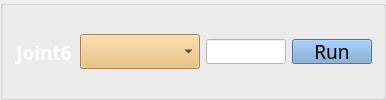
             <widget class="QGroupBox" name="groupBox_35">
              <property name="font">
               <font>
                <family>Adobe 黑体 Std R</family>
                <pointsize>14</pointsize>
               </font>
              </property>
              <property name="title">
               <string/>
              </property>
              <layout class="QGridLayout" name="gridLayout_95">
               <item row="0" column="0">
                <layout class="QHBoxLayout" name="horizontalLayout_26">
                 <item>
                  <widget class="QLabel" name="label_72">
                   <property name="minimumSize">
                    <size>
                     <width>60</width>
                     <height>25</height>
                    </size>
                   </property>
                   <property name="maximumSize">
                    <size>
                     <width>60</width>
                     <height>25</height>
                    </size>
                   </property>
                   <property name="styleSheet">
                    <string notr="true">
font: 12pt &quot;Adobe 黑体 Std R&quot;;</string>
                   </property>
                   <property name="text">
                    <string>&lt;html&gt;&lt;head/&gt;&lt;body&gt;&lt;p align=&quot;center&quot;&gt;&lt;span style=&quot; font-size:14pt; font-weight:600; color:#ffffff;&quot;&gt;Joint6&lt;/span&gt;&lt;/p&gt;&lt;/body&gt;&lt;/html&gt;</string>
                   </property>
                   <property name="alignment">
                    <set>Qt::AlignLeading|Qt::AlignLeft|Qt::AlignVCenter</set>
                   </property>
                   <property name="wordWrap">
                    <bool>false</bool>
                   </property>
                   <property name="margin">
                    <number>0</number>
                   </property>
                   <property name="indent">
                    <number>-2</number>
                   </property>
                   <property name="openExternalLinks">
                    <bool>false</bool>
                   </property>
                  </widget>
                 </item>
                 <item>
                  <widget class="QComboBox" name="comboBox_4">
                   <property name="minimumSize">
                    <size>
                     <width>120</width>
                     <height>0</height>
                    </size>
                   </property>
                   <property name="maximumSize">
                    <size>
                     <width>120</width>
                     <height>16777215</height>
                    </size>
                   </property>
                   <property name="styleSheet">
                    <string notr="true">
background-color: rgb(233, 185, 110);</string>
                   </property>
                   <item>
                    <property name="text">
                     <string/>
                    </property>
                   </item>
                   <item>
                    <property name="text">
                     <string>Position(°)</string>
                    </property>
                   </item>
                   <item>
                    <property name="text">
                     <string>Velocity(rpm)</string>
                    </property>
                   </item>
                   <item>
                    <property name="text">
                     <string>Toque(Nm)</string>
                    </property>
                   </item>
                  </widget>
                 </item>
                 <item>
                  <widget class="QLineEdit" name="motor1_control_signal_8">
                   <property name="minimumSize">
                    <size>
                     <width>80</width>
                     <height>25</height>
                    </size>
                   </property>
                   <property name="maximumSize">
                    <size>
                     <width>80</width>
                     <height>25</height>
                    </size>
                   </property>
                   <property name="styleSheet">
                    <string notr="true">background-color: rgb(255, 255, 255);</string>
                   </property>
                  </widget>
                 </item>
                 <item>
                  <widget class="QPushButton" name="motorcontrol6_2">
                   <property name="sizePolicy">
                    <sizepolicy hsizetype="Minimum" vsizetype="Fixed">
                     <horstretch>130</horstretch>
                     <verstretch>35</verstretch>
                    </sizepolicy>
                   </property>
                   <property name="minimumSize">
                    <size>
                     <width>80</width>
                     <height>25</height>
                    </size>
                   </property>
                   <property name="maximumSize">
                    <size>
                     <width>80</width>
                     <height>25</height>
                    </size>
                   </property>
                   <property name="font">
                    <font>
                     <family>Adobe 黑体 Std R</family>
                     <pointsize>14</pointsize>
                     <weight>50</weight>
                     <italic>false</italic>
                     <bold>false</bold>
                    </font>
                   </property>
                   <property name="focusPolicy">
                    <enum>Qt::NoFocus</enum>
                   </property>
                   <property name="styleSheet">
                    <string notr="true">background-color: rgb(114, 159, 207);</string>
                   </property>
                   <property name="text">
                    <string>Run</string>
                   </property>
                  </widget>
                 </item>
                </layout>
               </item>
              </layout>
             </widget>
